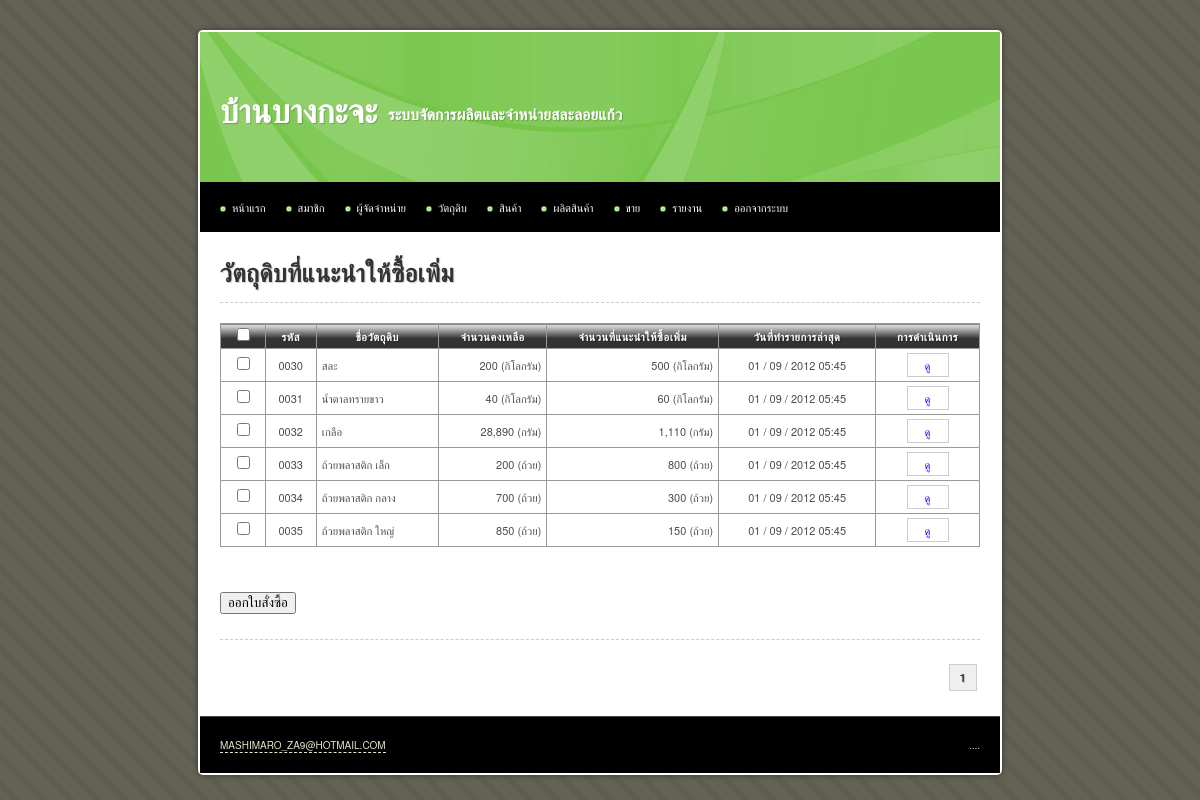
The app's page /main/material_stock.php (signed in), older data.
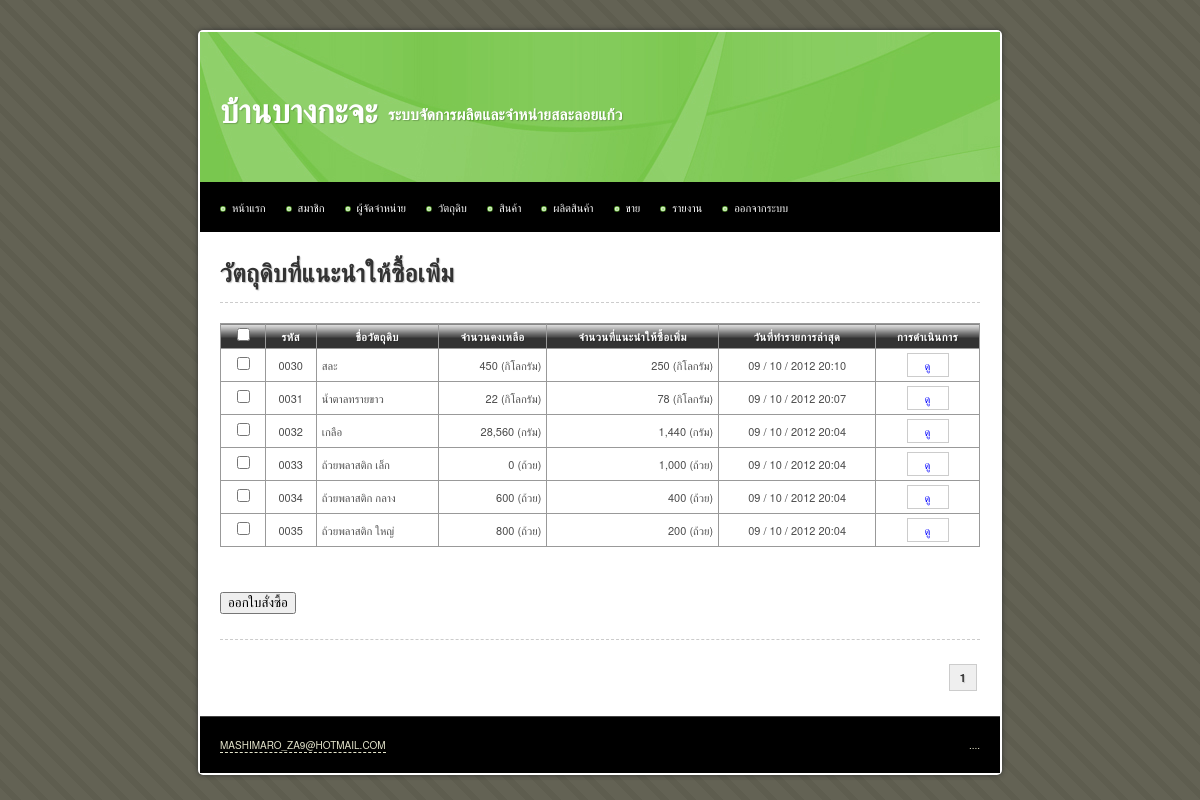
The same page, newer data.
### tables this page shows
CREATE TABLE IF NOT EXISTS `material` (
  `id` int(10) unsigned NOT NULL AUTO_INCREMENT,
  `name` varchar(255) NOT NULL,
  `total` int(10) NOT NULL,
  `description` text,
  `stock_min` int(10) unsigned NOT NULL DEFAULT '0',
  `stock_max` int(10) unsigned NOT NULL DEFAULT '0',
  `unit` varchar(255) NOT NULL,
  `date_create` datetime NOT NULL,
  `date_update` timestamp NOT NULL DEFAULT CURRENT_TIMESTAMP,
  `date_update_transaction` datetime DEFAULT NULL,
  PRIMARY KEY (`id`)
);

### iic_tools/helpers/iic_utilities_helper.php (called while the page is built, shortened)
<?php
function change_date_format($date, $old_separator = "-", $old_format = 'y-m-d', $new_separator = " / ", $new_format = "d-m-y")
{
	@list($_old_format_path1, $_old_format_path2, $_old_format_path3) = explode('-', $old_format);
	@list($_date_path[$_old_format_path1], $_date_path[$_old_format_path2], $_date_path[$_old_format_path3]) = explode($old_separator, $date);
	@list($_new_format_path1, $_new_format_path2, $_new_format_path3) = explode('-', $new_format);
	$_new_date = $_date_path[$_new_format_path1].$new_separator.$_date_path[$_new_format_path2].$new_separator.$_date_path[$_new_format_path3];
	return $_new_date;
}
function change_date_time_format($date_time)
{
	@list($_date, $_time) = explode(" ", $date_time);
	$_new_date		= change_date_format($_date);
	$_new_date_time = $_new_date.' '.substr($_time, 0, 5);
	return $_new_date_time;
}
function zero_fill($length, $data)
{
	while(strlen($data) < $length)
	{
		$data = '0'.$data;
	}
	return $data;
}
function remove_comma($number, $decimal = 0)
{
	$_int		= 0;
	$_decimal	= '';
	if(count(explode (".", $number)) > 1)
	{
		list($_int, $_decimal) = explode (".", $number);
	}
	else
	{
		$_int = ($number == '') ? 0 : $number;
	}
	$_int = explode (',', $_int);
	$_int = implode ($_int);
	$_new_number = $_int.$_decimal;
	return $_new_number;
}
function add_comma($number, $decimal = 0)
{
	$_sign		= '';
	$_int		= 0;
	$_decimal	= '';
	if(count(explode (".", $number)) > 1)
	{
		list($_int, $_decimal) = explode (".", $number);
	}
	else
	{
		$_int = ($number == '') ? 0 : $number;
	}
	$_int = remove_comma($_int);
	if($_int < 0)
	{
		$_sign = '-';
		$_int = str_replace('-', '', $_int);
	}
	else
	{
		$_sign = '';
	}
	$_total_loop = (strlen($_int) > 3) ? floor(strlen($_int) / 3) : 0;
	for($_loop = $_total_loop; $_loop > 0; $_loop--)
	{
		$_length = (3 * $_loop) * -1;
		$_int = substr_replace($_int, ',', $_length, 0 );
	}
	$_new_number = $_sign.$_int.$_decimal;
	return $_new_number;
}

### main/material_stock.php (the view, shortened to what this page needs)
<?php
$sql = 'SELECT * FROM material';
$query = mysql_query($sql);
$total_rows = mysql_num_rows($query);
$rows_per_page = 10;
$limit_start = ($_GET['page'] - 1) * $rows_per_page;
$target = 'material.php?page=';
?>
<!DOCTYPE html PUBLIC "-//W3C//DTD XHTML 1.0 Transitional//EN" "http://www.w3.org/TR/xhtml1/DTD/xhtml1-transitional.dtd">
<html xmlns="http://www.w3.org/1999/xhtml">
<head>
<?php include("inc.css.php"); ?>
</head>
<body>
<div id="container">
	<?php include("inc.header.php"); ?>
	<div id="content">
		<h1>วัตถุดิบที่แนะนำให้ซื้อเพิ่ม</h1>
		<hr />
			<form method="post" action="material_order_create.php">
				<table width="100%" border="1" align="center" cellpadding="5" cellspacing="0">
					<thead>
						<tr>
							<th scope="col"><input type="checkbox" id="select_all" /></th>
							<th scope="col">รหัส</th>
							<th scope="col">ชื่อวัตถุดิบ</th>
							<th scope="col">จำนวนคงเหลือ</th>
							<th scope="col">จำนวนที่แนะนำให้ซื้อเพิ่ม</th>
							<th scope="col">วันที่ทำรายการล่าสุด</th>
							<th scope="col">การดำเนินการ</th>
						</tr>
					</thead>
					<tbody>
						<?php
						$sql = 'SELECT * FROM material WHERE total < stock_min LIMIT '.$limit_start.', '.$rows_per_page;
						$query = mysql_query($sql);
						$query_row = mysql_num_rows($query);
						if($query_row > 0)
						{
							while($data = mysql_fetch_array($query))
							{
								$date_update_transaction = (is_null($data['date_update_transaction'])) ? '-' : change_date_time_format($data['date_update_transaction']);
								echo '	<tr>
											<td class="center"><input type="checkbox" name="id[]" value="'.$data['id'].'" /></td>
											<td class="center">'.zero_fill(4, $data['id']).'</td>
											<td>'.$data['name'].'</td>
											<td class="right">'.add_comma($data['total']).' ('.$data['unit'].')</td>
											<td class="right">'.add_comma(abs($data['total'] - $data['stock_min'])).' ('.$data['unit'].')</td>
											<td class="center">'.$date_update_transaction.'</td>
											<td class="center">
												<a class="button" href="material_view.php?id='.$data['id'].'">ดู</a>
											</td>
										</tr>';
							}
						}
						else
						{
							echo '<tr><td colspan="7" class="center">ไม่มีข้อมูล</td></tr>';
						}
						?>
					</tbody>
				</table>
				<input type="submit" name="create" value="ออกใบสั่งซื้อ" />
			</form>
		<hr style="margin-top:25px" />
		<div class="pagination">
			<?php echo get_pagination($total_rows, $target, $_GET['page'], $rows_per_page); ?>
		</div>
	</div>
	<?php include("inc.footer.php"); ?>
</div>
</body>
</html>

Row changes from the older to the newer data that the page shows:
changed material "สละ": total "200" → "450"; add_comma(abs($data['total'] - $data['stock_min'])) "500" → "250"; date_update_transaction "01 / 09 / 2012 05:45" → "09 / 10 / 2012 20:10"
changed material "น้ำตาลทรายขาว": total "40" → "22"; add_comma(abs($data['total'] - $data['stock_min'])) "60" → "78"; date_update_transaction "01 / 09 / 2012 05:45" → "09 / 10 / 2012 20:07"
changed material "เกลือ": total "28,890" → "28,560"; add_comma(abs($data['total'] - $data['stock_min'])) "1,110" → "1,440"; date_update_transaction "01 / 09 / 2012 05:45" → "09 / 10 / 2012 20:04"
changed material "ถ้วยพลาสติก เล็ก": total "200" → "0"; add_comma(abs($data['total'] - $data['stock_min'])) "800" → "1,000"; date_update_transaction "01 / 09 / 2012 05:45" → "09 / 10 / 2012 20:04"
changed material "ถ้วยพลาสติก กลาง": total "700" → "600"; add_comma(abs($data['total'] - $data['stock_min'])) "300" → "400"; date_update_transaction "01 / 09 / 2012 05:45" → "09 / 10 / 2012 20:04"
changed material "ถ้วยพลาสติก ใหญ่": total "850" → "800"; add_comma(abs($data['total'] - $data['stock_min'])) "150" → "200"; date_update_transaction "01 / 09 / 2012 05:45" → "09 / 10 / 2012 20:04"
